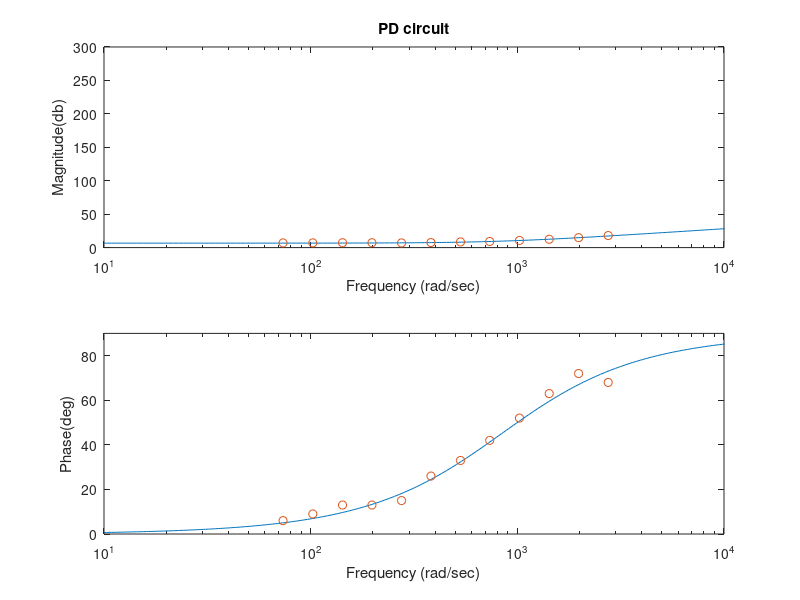
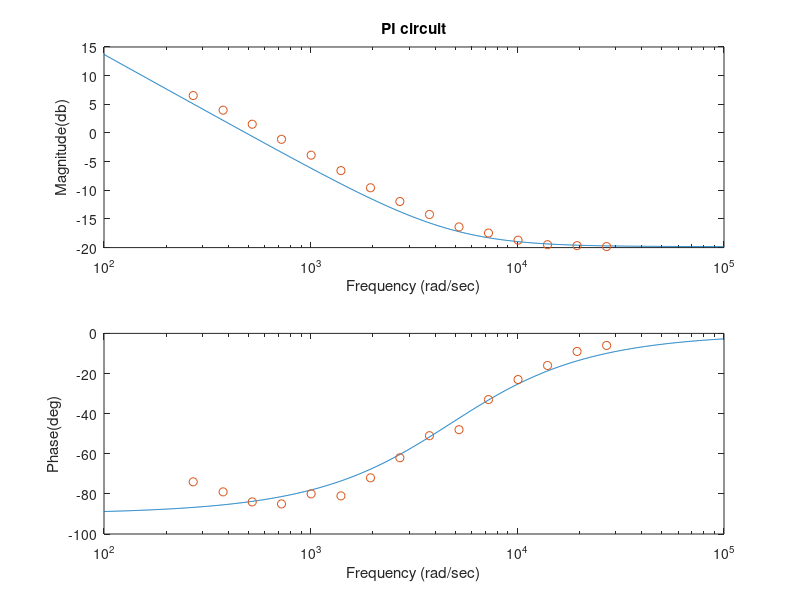

The MATLAB source for these figures, in order:
% This script plots and compare the PI and PD circuit measured data and
% theoretical data
clc
clear
close all
%% Set up the theoretical system transfer function for PD circuit
R1 = 5.546e3;
R2 = 11.902e3;
R3 = 14.808e3;
R4 = 14.840e3;
C = 0.215e-6;
num = [1e-12 R4*R2*C/R3 R4*R2/(R3*R1)];
den = [1e-12 1];
sys = tf(num, den)

%%
% Input the experimental data
%read data from .dat file
data = load('PD_data.dat');
f_data = data(:, 1);
mag_data = data(:, 2);
phase_data = data(:, 3);
%convert frequency to angular frequency
w_data = f_data*2*pi;
%offset the phase data
phase_data = -phase_data;

%Use the Bode command to calculate the theoretical magnitude, phase of the system
[mag,phase,w]=bode(sys);
% bode(sys)

% The magnitude and phase are 3 dimensional arrays from the Bode command
% and must be converted to 1 dimensional arrays using the squeeze command
magp = squeeze(mag);
phasep = squeeze(phase);
% Manually plot the theoretical and experimental data on the bode plot
figure
subplot(2,1,1)
semilogx(w,20*log10(magp),w_data,20*log10(mag_data),'o')
xlabel('Frequency (rad/sec)')
ylabel('Magnitude(db)')
xlim([10 10^4])
title('PD circuit')
subplot(2,1,2)
semilogx(w,phasep,w_data,phase_data,'o')
xlabel('Frequency (rad/sec)')
ylabel('Phase(deg)')
xlim([10 10^4])
ylim([-0 90])

%% Set up the theoretical system transfer function for PI circuit
R1 = 9.832e3;
R2 = 0.9940e3;
R3 = 11.850e3;
R4 = 11.950e3;
C = 0.212e-6;
num = [R4*R2^2*C R4*R2];
den = [R3*R1*R2*C 0];
sys = tf(num, den)

%% experimental data
%read data from .dat file
data = load('PI_data.dat');
f_data = data(:, 1);
mag_data = data(:, 2);
phase_data = data(:, 3);
%convert frequency to angular frequency
w_data = f_data*2*pi;

%Use the Bode command to calculate the theoretical magnitude, phase of the system
[mag,phase,w]=bode(sys);
% bode(sys)

% The magnitude and phase are 3 dimensional arrays from the Bode command
% and must be converted to 1 dimensional arrays using the squeeze command
magp = squeeze(mag);
phasep = squeeze(phase);
% Manually plot the theoretical and experimental data on the bode plot
figure
subplot(2,1,1)
semilogx(w,20*log10(magp),w_data,20*log10(mag_data),'o')
xlabel('Frequency (rad/sec)')
ylabel('Magnitude(db)')
% xlim([10 10^4])
title('PI circuit')
subplot(2,1,2)
semilogx(w,phasep,w_data,phase_data,'o')
xlabel('Frequency (rad/sec)')
ylabel('Phase(deg)')
% xlim([10 10^4])
% ylim([-0 90])